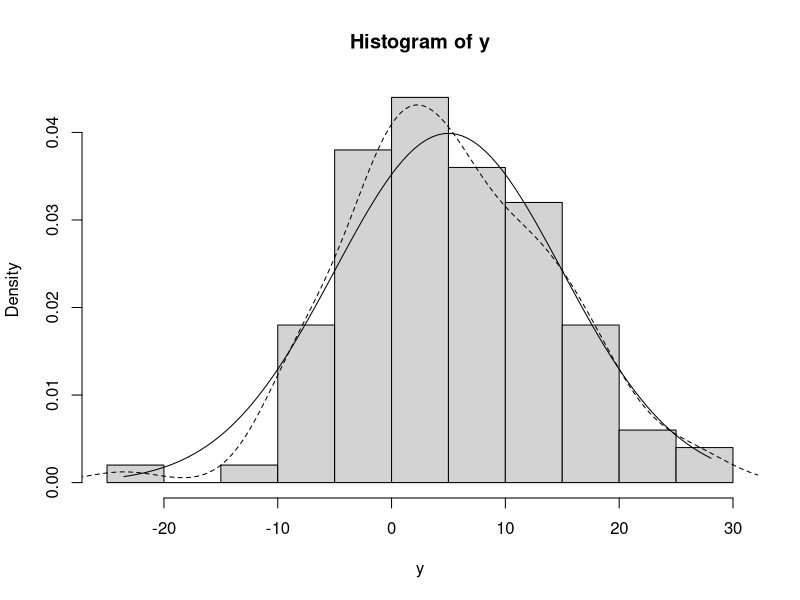

Source code (R):
y=rnorm(100,5,10)
Q1=quantile(y,0.25)
Q3=quantile(y,0.75)

stat.names=c("最小值","Q1","平均值","中位數","Q3","最大值")
s=c(min(y),Q1,mean(y),median(y),Q3,max(y))
names(s)=stat.names
print(s)

hist(y,prob=TRUE)
lines(density(y),lty=2)
curve(dnorm(x,5,10),min(y),max(y),n=100,add = TRUE)